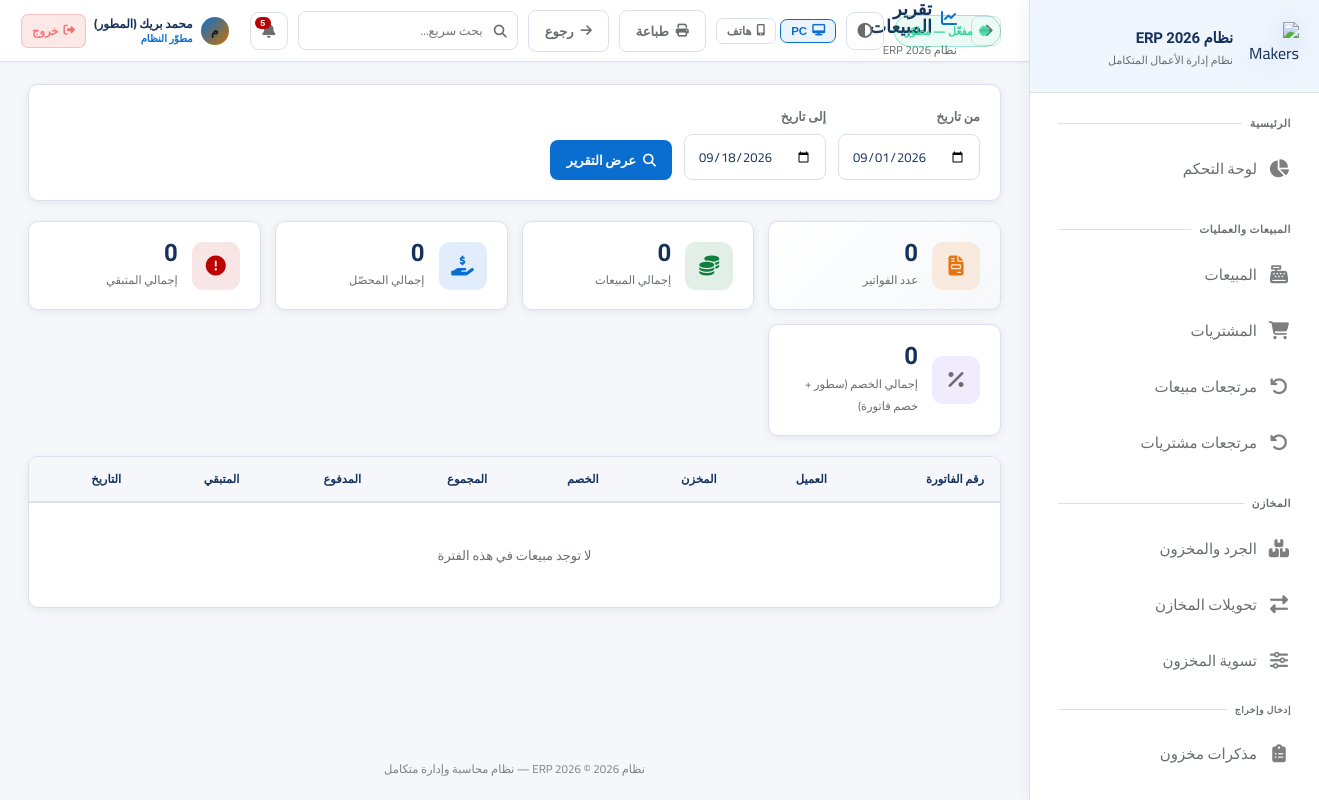
Screenshot of /reports/sales (signed in) with the database file from the repository.
### app.py (models this page shows, shortened)
class AppSetting(db.Model):
    id = db.Column(db.Integer, primary_key=True)
    key = db.Column(db.String(80), unique=True, nullable=False)
    value = db.Column(db.Text)

class User(UserMixin, db.Model):
    id = db.Column(db.Integer, primary_key=True)
    username = db.Column(db.String(80), unique=True, nullable=False)
    password_hash = db.Column(db.String(256))
    full_name = db.Column(db.String(120))
    role = db.Column(db.String(20), default='user')  # developer, admin, manager, user
    branch_id = db.Column(db.Integer, db.ForeignKey('branch.id'))
    is_active = db.Column(db.Boolean, default=True)
    created_at = db.Column(db.DateTime, default=datetime.utcnow)
    last_seen = db.Column(db.DateTime, nullable=True)
    last_ip = db.Column(db.String(64), nullable=True)
    last_user_agent = db.Column(db.String(256), nullable=True)
    permissions = db.Column(db.Text)  # JSON list of permission keys; empty = استخدام صلاحيات الدور

### app.py (the view)
@app.route('/reports/sales')
@login_required
def report_sales():
    date_from = request.args.get('date_from', date.today().replace(day=1).isoformat())
    date_to = request.args.get('date_to', date.today().isoformat())
    sales = Sale.query.options(joinedload(Sale.items)).filter(
        db.func.date(Sale.date).between(date_from, date_to)
    ).all()
    total = sum(s.total for s in sales)
    total_discount = sum(sale_discount_amount_total(s) for s in sales)
    return render_template(
        'report_sales.html', sales=sales, total=total, total_discount=total_discount,
        date_from=date_from, date_to=date_to)

### templates/report_sales.html (shortened to what this page needs)
{% extends 'base.html' %}
{% set block_icon = 'fas fa-chart-line' %}
{% block topbar_actions %}
<button onclick="window.print()" class="btn btn-outline"><i class="fas fa-print"></i> طباعة</button>
<a href="{{ url_for('reports') }}" class="btn btn-outline"><i class="fas fa-arrow-right"></i> رجوع</a>
{% endblock %}
{% block content %}
<div class="card" style="margin-bottom:20px;">
    <div class="card-body">
        <form method="GET" style="display:flex;gap:12px;flex-wrap:wrap;align-items:flex-end;">
            <div>
                <label class="form-label">من تاريخ</label>
                <input type="date" name="date_from" value="{{ date_from }}" class="form-control">
            </div>
            <div>
                <label class="form-label">إلى تاريخ</label>
                <input type="date" name="date_to" value="{{ date_to }}" class="form-control">
            </div>
            <button type="submit" class="btn btn-primary"><i class="fas fa-search"></i> عرض التقرير</button>
        </form>
    </div>
</div>
<div class="stats-grid" style="margin-bottom:20px;">
    <div class="stat-card">
        <div class="stat-icon gold"><i class="fas fa-file-invoice"></i></div>
        <div><div class="stat-value">{{ sales|length }}</div><div class="stat-label">عدد الفواتير</div></div>
    </div>
    <div class="stat-card">
        <div class="stat-icon green"><i class="fas fa-coins"></i></div>
        <div><div class="stat-value">{{ "{:,.0f}".format(total) }}</div><div class="stat-label">إجمالي المبيعات</div></div>
    </div>
    <div class="stat-card">
        <div class="stat-icon blue"><i class="fas fa-hand-holding-usd"></i></div>
        <div><div class="stat-value">{{ "{:,.0f}".format(sales|sum(attribute='paid')) }}</div><div class="stat-label">إجمالي المحصّل</div></div>
    </div>
    <div class="stat-card">
        <div class="stat-icon red"><i class="fas fa-exclamation-circle"></i></div>
        <div><div class="stat-value">{{ "{:,.0f}".format(sales|sum(attribute='remaining')) }}</div><div class="stat-label">إجمالي المتبقي</div></div>
    </div>
    <div class="stat-card">
        <div class="stat-icon purple"><i class="fas fa-percentage"></i></div>
        <div><div class="stat-value">{{ "{:,.0f}".format(total_discount) }}</div><div class="stat-label">إجمالي الخصم (سطور + خصم فاتورة)</div></div>
    </div>
</div>
<div class="card"><div class="table-container"><table>
    <thead><tr><th>رقم الفاتورة</th><th>العميل</th><th>المخزن</th><th>الخصم</th><th>المجموع</th><th>المدفوع</th><th>المتبقي</th><th>التاريخ</th></tr></thead>
    <tbody>
        {% for s in sales %}
        <tr>
            <td style="font-weight:700;color:var(--accent);">{{ s.invoice_number }}</td>
            <td>{{ s.customer.name if s.customer else 'نقدي' }}</td>
            <td>{{ s.warehouse.name if s.warehouse else '—' }}</td>
            <td style="color:var(--purple);font-size:12px;">{% set ns = namespace(t=0) %}{% for it in s.items %}{% set ns.t = ns.t + (it.quantity or 0) * (it.price or 0) * ((it.discount or 0) / 100) %}{% endfor %}{{ "{:,.2f}".format(ns.t + (s.discount or 0)) }}</td>
            <td style="font-weight:700;">{{ "{:,.2f}".format(s.total) }}</td>
            <td style="color:var(--success);">{{ "{:,.2f}".format(s.paid) }}</td>
            <td style="color:var(--danger);">{{ "{:,.2f}".format(s.remaining) }}</td>
            <td>{{ s.date.strftime('%Y/%m/%d') }}</td>
        </tr>
        {% else %}
        <tr><td colspan="8" style="text-align:center;padding:40px;color:var(--text-muted);">لا توجد مبيعات في هذه الفترة</td></tr>
        {% endfor %}
    </tbody>
</table></div></div>
{% endblock %}

### templates/base.html (shortened to what this page needs)
<!DOCTYPE html>
<html lang="ar" dir="rtl" data-theme="fiori" data-layout-default="{{ layout_max_width | default('1400px') }}">
<head>
    <link rel="stylesheet" href="https://cdnjs.cloudflare.com/ajax/libs/font-awesome/6.5.0/css/all.min.css">
    <link rel="stylesheet" href="{{ url_for('static', filename='css/style.css') }}">
</head>
<body>
<aside class="sidebar sidebar-enterprise" id="sidebar">
    <div class="sidebar-logo">
        <div class="logo-icon">
            <img src="{{ url_for('static', filename='img/logo-makers-erp-3d.png') }}" alt="Makers ERP">
        </div>
        <div class="logo-text">
            <div class="name">{{ app_brand_title | default('Silsal POS') }}</div>
            <div class="sub">نظام إدارة الأعمال المتكامل</div>
        </div>
    </div>
    <nav class="sidebar-nav" id="sidebarNav" style="display:flex;flex-direction:column;padding-bottom:8px;">
        <div class="nav-section">
            <div class="nav-label">الرئيسية</div>
            {% if can('dashboard') %}
            <a href="{{ url_for('dashboard') }}" class="nav-link {% if request.endpoint=='dashboard' %}active{% endif %}">
                <i class="fas fa-chart-pie"></i><span class="label">لوحة التحكم</span>
            </a>
            {% endif %}
        </div>
        {% if can('sales') or can('purchases') or can('returns') %}
        <div class="nav-section">
            <div class="nav-label">المبيعات والعمليات</div>
            {% if can('sales') %}
            <a href="{{ url_for('sales') }}" class="nav-link {% if 'sale' in (request.endpoint or '') and 'return' not in (request.endpoint or '') and 'report' not in (request.endpoint or '') %}active{% endif %}">
                <i class="fas fa-cash-register"></i><span class="label">المبيعات</span>
            </a>
            {% endif %}
            {% if can('purchases') %}
            <a href="{{ url_for('purchases') }}" class="nav-link {% if 'purchase' in (request.endpoint or '') and 'return' not in (request.endpoint or '') and 'report' not in (request.endpoint or '') %}active{% endif %}">
                <i class="fas fa-shopping-cart"></i><span class="label">المشتريات</span>
            </a>
            {% endif %}
            {% if can('returns') %}
            <a href="{{ url_for('sale_returns') }}" class="nav-link {% if request.endpoint in ['sale_returns','new_sale_return'] %}active{% endif %}">
                <i class="fas fa-undo"></i><span class="label">مرتجعات مبيعات</span>
            </a>
            <a href="{{ url_for('purchase_returns') }}" class="nav-link {% if request.endpoint in ['purchase_returns','new_purchase_return'] %}active{% endif %}">
                <i class="fas fa-undo-alt"></i><span class="label">مرتجعات مشتريات</span>
            </a>
            {% endif %}
        </div>
        {% endif %}
        {% if can('inventory') or can('transfers') or can('adjust_stock') %}
        <div class="nav-section">
            <div class="nav-label">المخازن</div>
            {% if can('inventory') %}
            <a href="{{ url_for('inventory') }}" class="nav-link {% if request.endpoint=='inventory' %}active{% endif %}">
                <i class="fas fa-boxes"></i><span class="label">الجرد والمخزون</span>
            </a>
            {% endif %}
            {% if can('transfers') %}
            <a href="{{ url_for('transfers') }}" class="nav-link {% if 'transfer' in (request.endpoint or '') %}active{% endif %}">
                <i class="fas fa-exchange-alt"></i><span class="label">تحويلات المخازن</span>
            </a>
            {% endif %}
            {% if can('adjust_stock') %}
            <a href="{{ url_for('adjust_stock') }}" class="nav-link {% if request.endpoint=='adjust_stock' %}active{% endif %}">
                <i class="fas fa-sliders-h"></i><span class="label">تسوية المخزون</span>
            </a>
            {% endif %}
            {% if can('inventory') %}
            <div class="nav-label" style="padding-top:10px;font-size:9px;">إدخال وإخراج</div>
            <a href="{{ url_for('inventory_memos_list') }}" class="nav-link ">
                <i class="fas fa-clipboard-list"></i><span class="label">مذكرات مخزون</span>
            </a>
            {% endif %}
        </div>
        {% endif %}
        {% if can('customers') or can('suppliers') or can('employees') %}
        <div class="nav-section">
        </div>
        {% endif %}
    </nav>
</aside>
<main class="main-content">
    <div class="topbar">
        <div style="display:flex;align-items:center;gap:14px;">
            <button type="button" onclick="history.back()" class="icon-btn" title="رجوع" style="font-size:15px;flex-shrink:0;"><i class="fas fa-arrow-right"></i></button>
            <div>
                <div class="page-title"><i class="{{ block_icon | default('fas fa-home') }}"></i>{% block page_title %}الرئيسية{% endblock %}</div>
                <div class="breadcrumb">{% block breadcrumb %}{{ app_brand_title }}{% endblock %}</div>
            </div>
        </div>
        <div class="topbar-right">
            {% if subscription_status %}
            <span class="sub-pill {% if subscription_status.kind in ('developer','permanent') %}ok{% elif subscription_status.kind in ('expired','none') %}bad{% else %}warn{% endif %}" title="حالة الاشتراك / الترخيص">
                <i class="fas fa-certificate" style="margin-left:6px;opacity:.85;"></i>{{ subscription_status.line }}
            </span>
            {% endif %}
            <button type="button" class="theme-toggle" onclick="erpToggleTheme()" title="تبديل الثيم (Fiori / فاتح / داكن)"><i class="fas fa-adjust"></i></button>
            <div class="erp-device-layout-tools" style="display:flex;align-items:center;gap:4px;flex-shrink:0;" title="وضع العرض — يُحفظ على هذا الجهاز فقط">
                <button type="button" id="btnLayoutPC" onclick="erpSetLayout('pc')" title="عرض PC"
                    style="display:flex;align-items:center;gap:5px;padding:5px 10px;border-radius:7px;font-size:11.5px;font-weight:700;
                           border:1px solid var(--border);background:transparent;color:var(--text-muted);cursor:pointer;transition:all .18s;">
                    <i class="fas fa-desktop"></i> PC
                </button>
                <button type="button" id="btnLayoutPhone" onclick="erpSetLayout('phone')" title="عرض هاتف"
                    style="display:flex;align-items:center;gap:5px;padding:5px 10px;border-radius:7px;font-size:11.5px;font-weight:700;
                           border:1px solid var(--border);background:transparent;color:var(--text-muted);cursor:pointer;transition:all .18s;">
                    <i class="fas fa-mobile-alt"></i> هاتف
                </button>
            </div>
            {% block topbar_actions %}{% endblock %}
            <div style="position:relative;" id="globalSearchWrapper">
                <div style="position:relative;">
                    <i class="fas fa-search" style="position:absolute;right:11px;top:50%;transform:translateY(-50%);color:var(--text-muted);font-size:13px;pointer-events:none;"></i>
                    <input type="text" id="globalSearchInput" placeholder="بحث سريع..." autocomplete="off"
                        style="width:220px;padding:7px 34px 7px 12px;background:rgba(255,255,255,.04);border:1px solid var(--border);
                               border-radius:8px;color:var(--text);font-family:Cairo,sans-serif;font-size:12.5px;transition:all .2s;"
                        onfocus="this.style.borderColor='var(--accent)';this.style.width='280px'"
                        onblur="setTimeout(()=>{this.style.borderColor='';this.style.width='220px';closeGlobalSearch()},200)">
                </div>
            </div>
            <div style="position:relative;" id="notifWrapper">
                <button class="notif-btn" onclick="toggleNotif()" title="الإشعارات">
                    <i class="fas fa-bell"></i>
                    <span class="notif-count" id="notifCount"></span>
                </button>
            </div>
            <div style="display:flex;align-items:center;gap:8px;padding:4px 10px;border-radius:10px;
                        background:rgba(255,255,255,.05);border:1px solid rgba(255,255,255,.09);
                        backdrop-filter:blur(12px);-webkit-backdrop-filter:blur(12px);flex-shrink:0;">
                <div style="width:28px;height:28px;border-radius:50%;background:linear-gradient(135deg,var(--accent),#c97000);
                            display:flex;align-items:center;justify-content:center;font-size:12px;font-weight:800;color:#0f1422;flex-shrink:0;">
                    {{ (current_user.full_name or current_user.username)[0] }}
                </div>
                <div style="line-height:1.3;min-width:0;">
                    <div style="font-size:12px;font-weight:700;color:var(--text);white-space:nowrap;overflow:hidden;text-overflow:ellipsis;max-width:100px;">
                        {{ current_user.full_name or current_user.username }}
                    </div>
                    <div style="font-size:10px;color:var(--accent);font-weight:600;">
                        {% if current_user.role=='developer' %}مطوّر النظام
                        {% elif current_user.role=='admin' %}مدير النظام
                        {% elif current_user.role=='manager' %}مشرف
                        {% else %}مستخدم{% endif %}
                    </div>
                </div>
                <a href="{{ url_for('logout') }}" title="تسجيل الخروج"
                   style="display:flex;align-items:center;gap:5px;padding:5px 10px;border-radius:7px;
                          background:rgba(239,68,68,.12);border:1px solid rgba(239,68,68,.25);
                          color:#f87171;font-size:11.5px;font-weight:700;text-decoration:none;white-space:nowrap;
                          transition:all .18s;flex-shrink:0;"
                   onmouseover="this.style.background='rgba(239,68,68,.22)';this.style.borderColor='rgba(239,68,68,.5)'"
                   onmouseout="this.style.background='rgba(239,68,68,.12)';this.style.borderColor='rgba(239,68,68,.25)'">
                    <i class="fas fa-sign-out-alt"></i> خروج
                </a>
            </div>
        </div>
    </div>
    <div class="content fade-in">
        {% block content %}{% endblock %}
    </div>
    <div class="app-footer-note">{{ app_brand_title }} © 2026 — نظام محاسبة وإدارة متكامل</div>
</main>
</body>
</html>

### rows the page displays
AppSetting: value "نظام ERP 2026"
User: full_name "م", full_name "محمد بريك (المطور)"

### other values shown
{{ subscription_status.line }} "مفعّل — مطوّر"
{{ sales|length }} "0"
{{ "{:,.0f}".format(total) }} "0"
{{ "{:,.0f}".format(sales|sum(attribute='paid')) }} "0"
{{ "{:,.0f}".format(sales|sum(attribute='remaining')) }} "0"
{{ "{:,.0f}".format(total_discount) }} "0"
